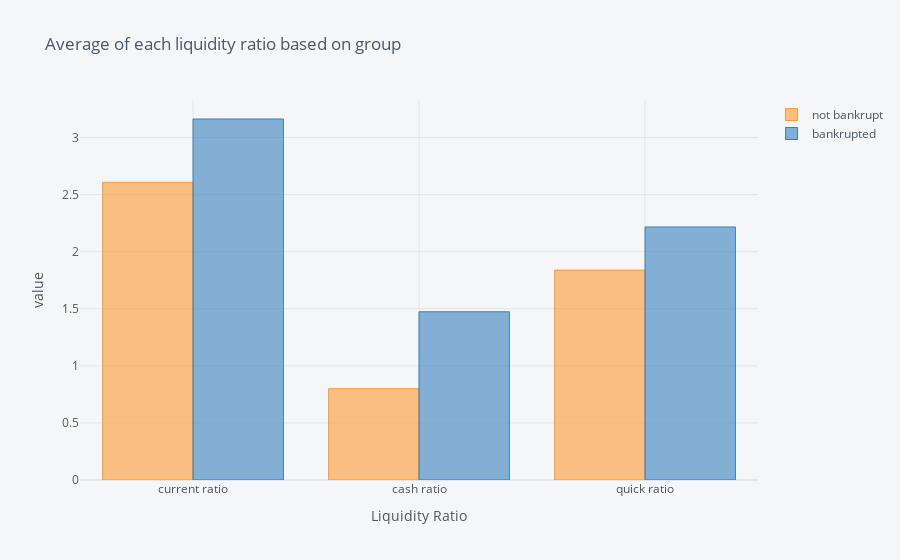

Notebook code cell kept with this figure:
### Markdown cell above
### Liquidity mean ratio for clean data
From the figure below we can find that there is no difference between tidy selected data over untidy selected data for the liquidity mean ratio.

### Code cell
a = selected_data.groupby("bankrupt status").mean().iloc[:,:3]
a.T.rename({0:"not bankrupt", 1:'bankrupted'},axis=1).iplot(kind='bar', title = "Average of each liquidity ratio based on group",
       xTitle = 'Liquidity Ratio', yTitle="value")

### Figure 1 — Plotly figure (JSON) as saved in the notebook; plotly's stock layout.template omitted (floating-point values rounded to 4 significant figures)
{"data": [{"marker": {"color": "rgba(255, 153, 51, 0.6)", "line": {"color": "rgba(255, 153, 51, 1.0)", "width": 1}}, "name": "not bankrupt", "orientation": "v", "text": "", "type": "bar", "x": ["current ratio", "cash ratio", "quick ratio"], "y": [2.608, 0.8, 1.839]}, {"marker": {"color": "rgba(55, 128, 191, 0.6)", "line": {"color": "rgba(55, 128, 191, 1.0)", "width": 1}}, "name": "bankrupted", "orientation": "v", "text": "", "type": "bar", "x": ["current ratio", "cash ratio", "quick ratio"], "y": [3.162, 1.474, 2.216]}], "layout": {"legend": {"bgcolor": "#F5F6F9", "font": {"color": "#4D5663"}}, "paper_bgcolor": "#F5F6F9", "plot_bgcolor": "#F5F6F9", "title": {"font": {"color": "#4D5663"}, "text": "Average of each liquidity ratio based on group"}, "xaxis": {"gridcolor": "#E1E5ED", "showgrid": true, "tickfont": {"color": "#4D5663"}, "title": {"font": {"color": "#4D5663"}, "text": "Liquidity Ratio"}, "zerolinecolor": "#E1E5ED"}, "yaxis": {"gridcolor": "#E1E5ED", "showgrid": true, "tickfont": {"color": "#4D5663"}, "title": {"font": {"color": "#4D5663"}, "text": "value"}, "zerolinecolor": "#E1E5ED"}}}
